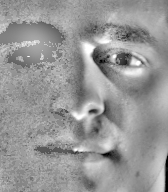
%> input picture yale_processed/yaleB39_P00A-110E-20.pgm, 168 x 192 px
$ octave prova.m   (GNU Octave 9; MATLAB toolbox functions it lacks are replaced by stand-ins)
%> lines starting %> are read from the running program, lines starting %| are printed output that depends on the picture
%> further down, m is the input picture: size 192x168 uint8; min 0, max 255, mean 150.8
### old_files/localnormalize.m
function ln=localnormalize(IM,sigma1,sigma2)
%> called with sigma1 = 20, sigma2 = 25
%LOCALNORMALIZE A local normalization algorithm that uniformizes the local
%mean and variance of an image.
%  ln=localnormalize(IM,sigma1,sigma2) outputs local normalization effect of
%  image IM using local mean and standard deviation estimated by Gaussian
%  kernel with sigma1 and sigma2 respectively.
%
%  Contributed by Guanglei Xiong (xgl99@mails.tsinghua.edu.cn)
%  at Tsinghua University, Beijing, China.
IM = double(IM);
epsilon=1e-1;
halfsize1=ceil(-norminv(epsilon/2,0,sigma1));
size1=2*halfsize1+1;
halfsize2=ceil(-norminv(epsilon/2,0,sigma2));
size2=2*halfsize2+1;
gaussian1=fspecial('gaussian',size1,sigma1);
gaussian2=fspecial('gaussian',size2,sigma2);
num=IM-imfilter(IM,gaussian1);
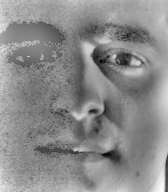
%> num: size 192x168 double; min -150.8, max 163.2, mean 21.5; drawn with min black and max white
den=sqrt(imfilter(num.^2,gaussian2));
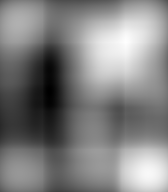
%> den: size 192x168 double; min 24.21, max 48.38, mean 36.5; drawn with min black and max white
ln=mat2gray(num./den);

### old_files/prova.m
clear;
close all;

%m = imread('training/yaleB39_P00A-130E+20.pgm');
%m = imread('yaleB39_P00A-020E-10.pgm');
m = imread('test/yaleB39_P00A-110E-20.pgm');
imshow(m);

y = localnormalize(m, 20, 25);
figure,imshow(y);title('normalization');

$ run again, with yale_processed/yaleB08_P00A-050E-40.pgm copied over yale_processed/yaleB39_P00A-110E-20.pgm
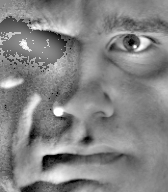
%> input picture yale_processed/yaleB08_P00A-050E-40.pgm, 168 x 192 px
%> m is the input picture: size 192x168 uint8; min 0, max 255, mean 131.4
%> in localnormalize, `den=sqrt(imfilter(num.^2,gaussian2));`:
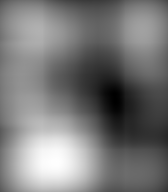
%> den: size 192x168 double; min 20.32, max 58.7, mean 38.5; drawn with min black and max white
%> in localnormalize, `ln=mat2gray(num./den);`:
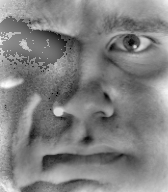
%> ln: size 192x168 double; min 0, max 1, mean 0.507

$ run again, with yale_processed/yaleB12_P00A-060E-20.pgm copied over yale_processed/yaleB39_P00A-110E-20.pgm
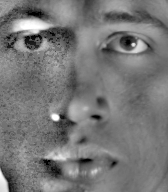
%> input picture yale_processed/yaleB12_P00A-060E-20.pgm, 168 x 192 px
%> m is the input picture: size 192x168 uint8; min 0, max 255, mean 118.8
%> in localnormalize, `den=sqrt(imfilter(num.^2,gaussian2));`:
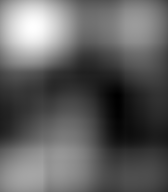
%> den: size 192x168 double; min 18.73, max 56.36, mean 33; drawn with min black and max white
%> in localnormalize, `ln=mat2gray(num./den);`:
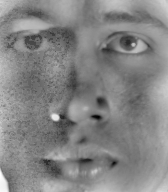
%> ln: size 192x168 double; min 0, max 1, mean 0.52

$ run again, with yale_processed/yaleB17_P00A-085E-20.pgm copied over yale_processed/yaleB39_P00A-110E-20.pgm
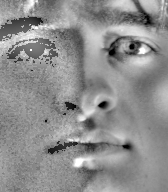
%> input picture yale_processed/yaleB17_P00A-085E-20.pgm, 168 x 192 px
%> m is the input picture: size 192x168 uint8; min 0, max 255, mean 142
%> in localnormalize, `den=sqrt(imfilter(num.^2,gaussian2));`:
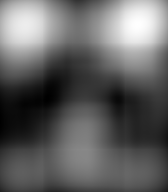
%> den: size 192x168 double; min 26.49, max 55.73, mean 37.8; drawn with min black and max white
%> in localnormalize, `ln=mat2gray(num./den);`:
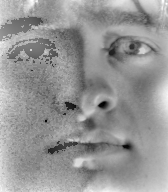
%> ln: size 192x168 double; min 0, max 1, mean 0.588
